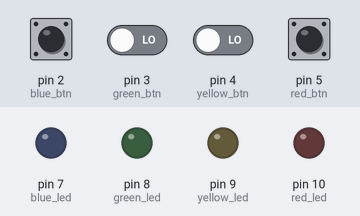
Bench run of a sketch on a simulated Arduino Uno, built with avr-gcc and run on an emulated ATmega328P. On the bench: output pins drawn as LEDs (lit = HIGH). The inputs (shaded band) are chosen by the test bench; at power-on: pin 2 (blue_btn), pin 3 (green_btn), pin 4 (yellow_btn), pin 5 (red_btn) LOW. Random numbers use the default seed unless the sketch sets one.

Above: at 4.9 s.
5.0 s: pin 2 (blue_btn) pulled HIGH for 0.15 s
At 5.8 s:
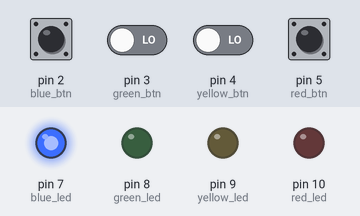
At 8.4 s:
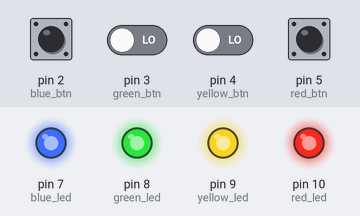
11.1 s: pin 3 (green_btn) driven HIGH and pin 4 (yellow_btn) driven HIGH
At 19.4 s:
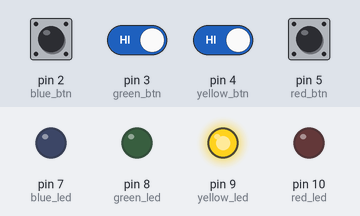
Timing chart, 0 to 20.1 s (numbered marks = the images above; inputs shaded):
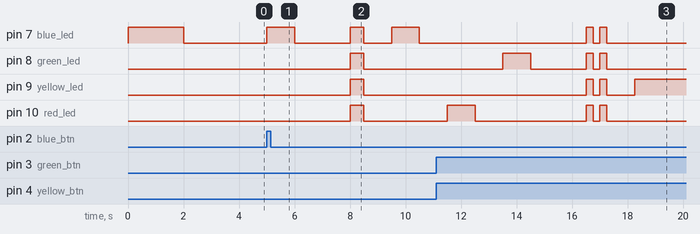

The sketch:

LarissaFrancyelid_exercicio5.ino
```cpp
/*pinos dos botões*/
int blue_btn = 2;
int green_btn = 3;
int yellow_btn = 4;
int red_btn = 5;

/*pinos de LED*/
int blue_led = 7;
int green_led = 8;
int yellow_led = 9;
int red_led = 10;

/*histórico das luzes que já piscaram*/
int order_history[100];

/*nível do usuário*/
int level = 1;

/*quantos botões ele já apertou no turno do usuário*/
int index_buttons = 0;

/*turno do usuário*/
bool turn_user = false;

void setup()
{
  // inputs :
  randomSeed(analogRead(0));
  pinMode(blue_btn, INPUT);
  pinMode(green_btn, INPUT);
  pinMode(yellow_btn, INPUT);
  pinMode(red_btn, INPUT);

  // outputs:
  pinMode(blue_led, OUTPUT);
  pinMode(green_led, OUTPUT);
  pinMode(yellow_led, OUTPUT);
  pinMode(red_led, OUTPUT);

}

/*função que roda quando o usuário ganha*/
void win()
{
    /*sobe de nível*/
  level++;

  /*termina a vez do usuário*/
  turn_user = false;

/*pisca uma vez pra mostrar que ganhou*/
  delay(1000);

  digitalWrite(blue_led, HIGH);
  digitalWrite(green_led, HIGH);
  digitalWrite(yellow_led, HIGH);
  digitalWrite(red_led, HIGH);

  delay(500);

  digitalWrite(blue_led, LOW);
  digitalWrite(green_led, LOW);
  digitalWrite(yellow_led, LOW);
  digitalWrite(red_led, LOW);

  delay(1000);
}

/*função que roda quando o usuário perde*/
void lose()
{
    /*zera o histórico das luzes que piscaram até o determinado nível*/
  memset(order_history, 0, level + 1);

  /*retorna ao nível 1*/
  level = 1;

    /*termina a vez do usuário*/
  turn_user = false;

/*pisca duas vezes pra mostrar que perdeu*/

  delay(1000);

  digitalWrite(blue_led, HIGH);
  digitalWrite(green_led, HIGH);
  digitalWrite(yellow_led, HIGH);
  digitalWrite(red_led, HIGH);

  delay(250);

  digitalWrite(blue_led, LOW);
  digitalWrite(green_led, LOW);
  digitalWrite(yellow_led, LOW);
  digitalWrite(red_led, LOW);

  delay(250);

  digitalWrite(blue_led, HIGH);
  digitalWrite(green_led, HIGH);
  digitalWrite(yellow_led, HIGH);
  digitalWrite(red_led, HIGH);

  delay(250);

  digitalWrite(blue_led, LOW);
  digitalWrite(green_led, LOW);
  digitalWrite(yellow_led, LOW);
  digitalWrite(red_led, LOW);

  delay(1000);

}

/*função que roda para gerar a ordem das luzes que vão piscar*/
void order_game()
{
  int i, order;

/*escolhe um número aleatório e salva no histórico*/
  order = random(1, 5);

  order_history[level] = order;

/*exibe o histórico.
conforme o nível aumenta, mais rápido as luzes piscam*/
  for (i = 0; i < level; i++)
  {
    switch (order_history[i + 1])
    {
      case 1:
        digitalWrite(blue_led, HIGH);
        delay(2000 / level);
        digitalWrite(blue_led, LOW);
        delay(2000 / level);
        break;

      case 2:
        digitalWrite(green_led, HIGH);
        delay(2000 / level);
        digitalWrite(green_led, LOW);
        delay(2000 / level);
        break;

      case 3:
        digitalWrite(yellow_led, HIGH);
        delay(2000 / level);
        digitalWrite(yellow_led, LOW);
        delay(2000 / level);
        break;

      case 4:
        digitalWrite(red_led, HIGH);
        delay(2000 / level);
        digitalWrite(red_led, LOW);
        delay(2000 / level);
        break;
    }
  }

/*passa a vez para o usuário*/
  turn_user = true;
}

void loop()
{
    /*se não é a vez do usuário, o histórico de luzes é feito*/
  if (turn_user == false)
  {
    order_game();
    index_buttons = 0;
  }
  else
  {
      /*se a quantidade de botões apertados for igual ao número de nível, significa que o usuário ganhou a rodada*/
    if (index_buttons == level)
    {
      win();
    }
    else
    {
        /*verifica qual botão o usuário aperta e verifica se ele está de acordo com a ordem do histórico*/
      if (digitalRead(blue_btn) == HIGH)
      {
        digitalWrite(blue_led, HIGH);
        delay(1000);
        digitalWrite(blue_led, LOW);
        delay(1000);

        if (order_history[index_buttons + 1] != 1)
        {
          lose();
        }
        else
        {
          index_buttons++;
        }
      }
      else if (digitalRead(green_btn) == HIGH)
      {
        digitalWrite(green_led, HIGH);
        delay(1000);
        digitalWrite(green_led, LOW);
        delay(1000);

        if (order_history[index_buttons + 1] != 2)
        {
          lose();
        }
        else
        {
          index_buttons++;
        }
      }
      else if (digitalRead(yellow_btn) == HIGH)
      {
        digitalWrite(yellow_led, HIGH);
        delay(1000);
        digitalWrite(yellow_led, LOW);
        delay(1000);

        if (order_history[index_buttons + 1] != 3)
        {
          lose();
        }
        else
        {
          index_buttons++;
        }
      }
      else if (digitalRead(red_btn) == HIGH)
      {
        digitalWrite(red_led, HIGH);
        delay(1000);
        digitalWrite(red_led, LOW);
        delay(1000);

        if (order_history[index_buttons + 1] != 4)
        {
          lose();
        }
        else
        {
          index_buttons++;
        }
      }
    }
  }
}
```

Measured:
- after the input at 5.0 s, pin 7 (blue_led): goes HIGH 1.0 s, LOW 2.0 s, HIGH 0.50 s, LOW 1.0 s, HIGH 1.0 s, then LOW, starting at once; pin 8 (green_led), pin 9 (yellow_led), pin 10 (red_led): LOW → HIGH after 3.0 s, → LOW 0.50 s later
- after the input at 11.1 s, pin 7 (blue_led): alternates HIGH for 0.25 s and LOW for 0.25 s, 4 changes in all, then stays LOW, starting after 5.4 s; pin 8 (green_led): goes HIGH 1.0 s, LOW 2.0 s, HIGH 0.25 s, LOW 0.25 s, HIGH 0.25 s, then LOW, starting after 2.4 s
